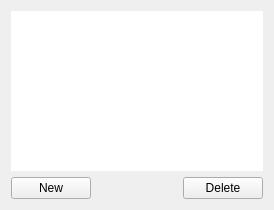
<?xml version="1.0" encoding="UTF-8"?>
<ui version="4.0">
 <class>TaskSection</class>
 <widget class="QWidget" name="TaskSection">
  <property name="geometry">
   <rect>
    <x>0</x>
    <y>0</y>
    <width>274</width>
    <height>210</height>
   </rect>
  </property>
  <property name="windowTitle">
   <string>TaskSection</string>
  </property>
  <layout class="QVBoxLayout" name="verticalLayout">
   <item>
    <widget class="TaskTableView" name="taskTableView">
     <property name="styleSheet">
      <string notr="true">QTableView { border: none; }</string>
     </property>
     <property name="alternatingRowColors">
      <bool>true</bool>
     </property>
     <property name="selectionMode">
      <enum>QAbstractItemView::SingleSelection</enum>
     </property>
     <property name="selectionBehavior">
      <enum>QAbstractItemView::SelectRows</enum>
     </property>
     <property name="showGrid">
      <bool>false</bool>
     </property>
     <property name="sortingEnabled">
      <bool>true</bool>
     </property>
    </widget>
   </item>
   <item>
    <layout class="QHBoxLayout" name="footerLayout">
     <item>
      <widget class="QPushButton" name="newBtn">
       <property name="text">
        <string>New</string>
       </property>
      </widget>
     </item>
     <item>
      <spacer name="footerSpacer">
       <property name="orientation">
        <enum>Qt::Horizontal</enum>
       </property>
       <property name="sizeHint" stdset="0">
        <size>
         <width>40</width>
         <height>20</height>
        </size>
       </property>
      </spacer>
     </item>
     <item>
      <widget class="QPushButton" name="deleteBtn">
       <property name="text">
        <string>Delete</string>
       </property>
      </widget>
     </item>
    </layout>
   </item>
  </layout>
 </widget>
 <customwidgets>
  <customwidget>
   <class>TaskTableView</class>
   <extends>QTableView</extends>
   <header>gui/tasktableview.h</header>
   <container>1</container>
  </customwidget>
 </customwidgets>
 <resources/>
 <connections/>
</ui>
